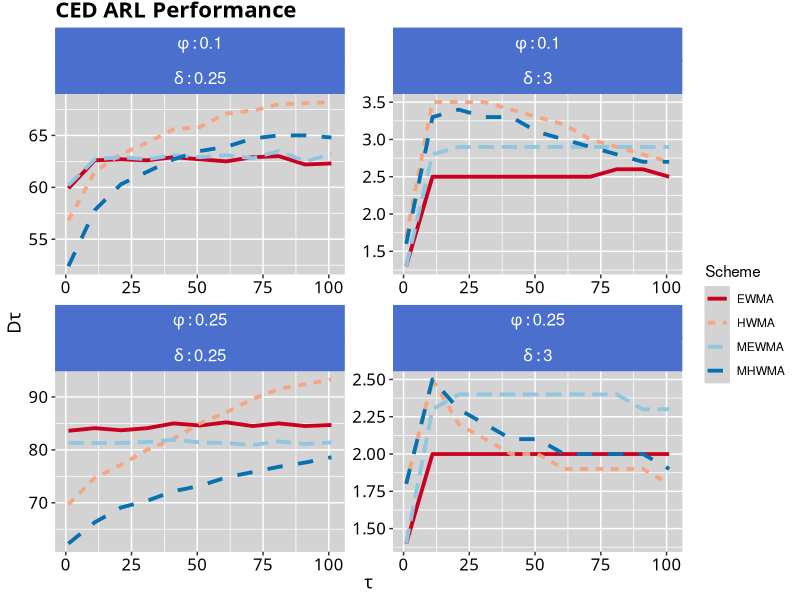
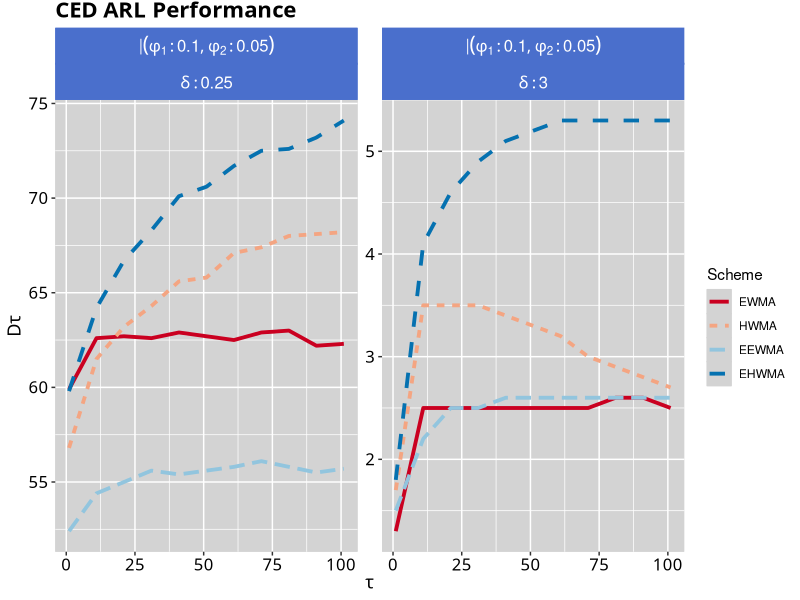
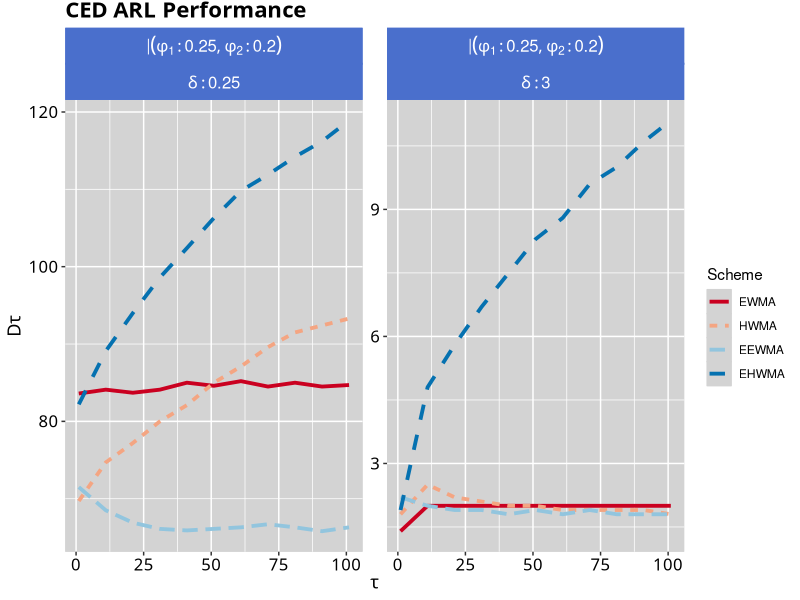
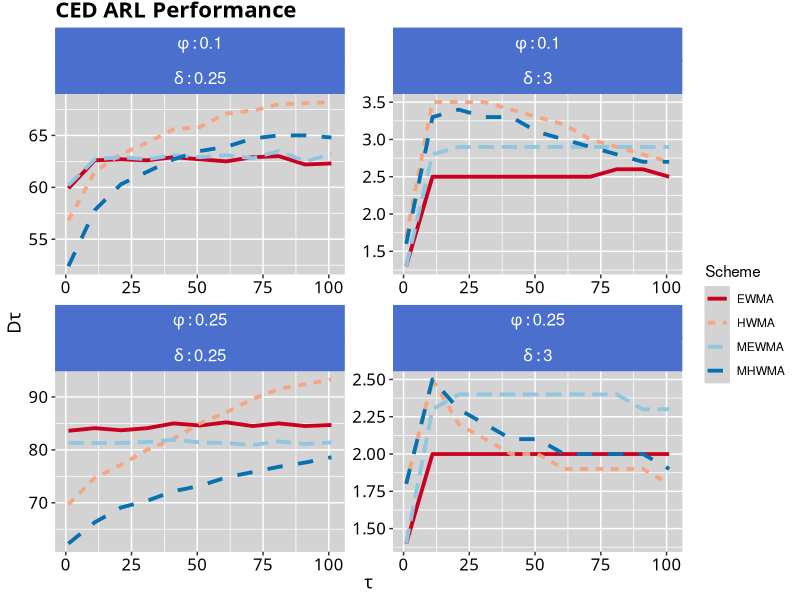
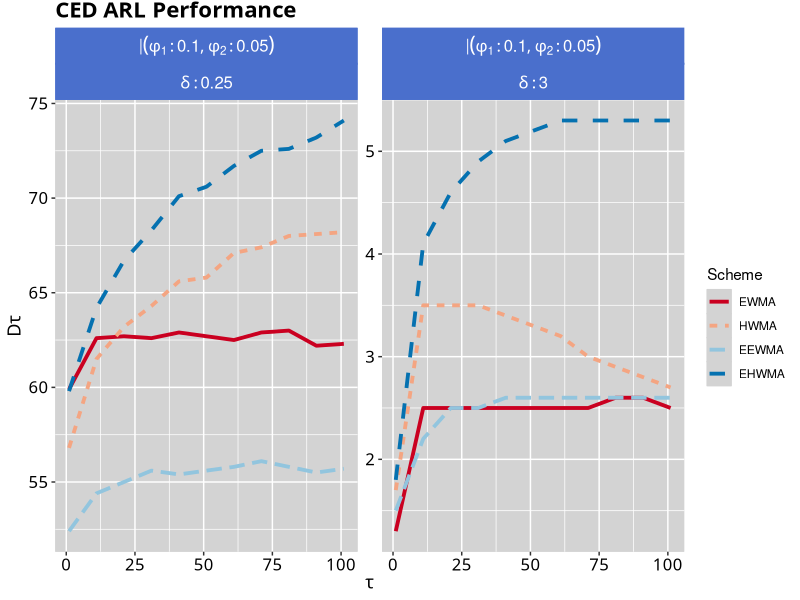
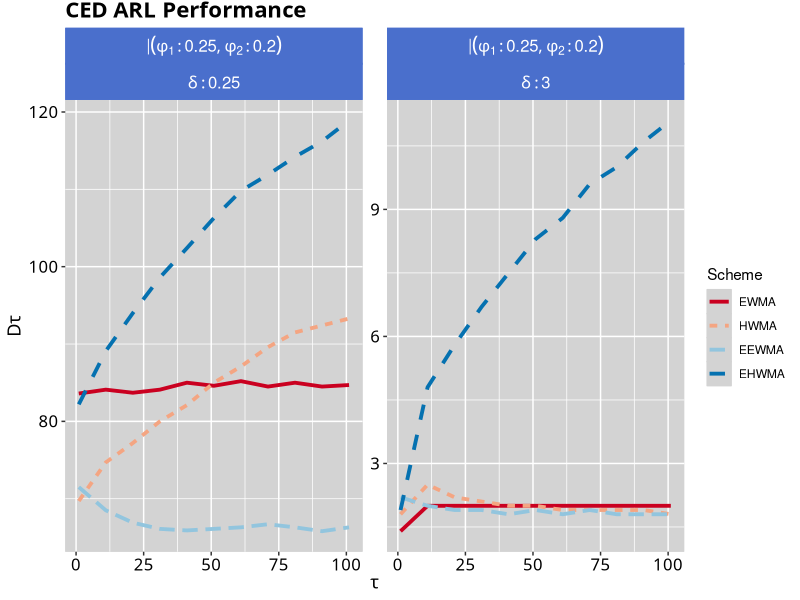

The R source for these figures, in order:
setwd("~/Masters/Research/Main_Code")


library(ggplot2)
library(readr)
library(tidyr)
library(dplyr)
library(RColorBrewer)

HWMA_results_df <- read_csv("results/univariate_results/ced/HWMA_CED_results.csv")
EWMA_results_df <- read_csv("results/univariate_results/ced/EWMA_CED_results.csv")
EHWMA_results_df <- read_csv("results/univariate_results/ced/EHWMA_CED_results.csv")
EEWMA_results_df <- read_csv("results/univariate_results/ced/EEWMA_CED_results.csv")
MHWMA_results_df <- read_csv("results/univariate_results/ced/MHWMA_CED_results.csv")
MEWMA_results_df <- read_csv("results/univariate_results/ced/MEWMA_CED_results.csv")

cols_of_interest = c("Tau","ARL","Delta","Phi","Parameter_string","Scheme")

#add scheme
HWMA_results_df$Scheme <- "HWMA"
EHWMA_results_df$Scheme <- "EHWMA"
MHWMA_results_df$Scheme <- "MHWMA"

EWMA_results_df$Scheme <- "EWMA"
EEWMA_results_df$Scheme <- "EEWMA"
MEWMA_results_df$Scheme <- "MEWMA"

dontwants <- c("phi=0.1,phi2=0.09","phi=0.1,phi2=0.01","phi=0.25,phi2=0.1","phi=0.25,phi2=0.05")

EEWMA_results_df <- EEWMA_results_df[!(EEWMA_results_df$Parameter_string %in% dontwants),]
EHWMA_results_df <- EHWMA_results_df[!(EHWMA_results_df$Parameter_string %in% dontwants),]

#Alt HWMA, EWMA
HWMA_results_df$Parameter_string[HWMA_results_df$Phi == 0.1] <- "phi[1] :0.1 | phi[2] :0.05"
HWMA_results_df$Parameter_string[HWMA_results_df$Phi == 0.25] <- "phi[1] :0.25 | phi[2] :0.2"
EHWMA_results_df$Parameter_string[EHWMA_results_df$Phi == 0.1] <- "phi[1] :0.1 | phi[2] :0.05"
EHWMA_results_df$Parameter_string[EHWMA_results_df$Phi == 0.25] <- "phi[1] :0.25 | phi[2] :0.2"

EWMA_results_df$Parameter_string[EWMA_results_df$Phi == 0.1] <- "phi[1] :0.1 | phi[2] :0.05"
EWMA_results_df$Parameter_string[EWMA_results_df$Phi == 0.25] <- "phi[1] :0.25 | phi[2] :0.2"
EEWMA_results_df$Parameter_string[EEWMA_results_df$Phi == 0.1] <- "phi[1] :0.1 | phi[2] :0.05"
EEWMA_results_df$Parameter_string[EEWMA_results_df$Phi == 0.25] <- "phi[1] :0.25 | phi[2] :0.2"

main_mod_df <- rbind(HWMA_results_df[cols_of_interest],
                     EWMA_results_df[cols_of_interest],
                     MHWMA_results_df[cols_of_interest],
                     MEWMA_results_df[cols_of_interest])

cols_of_interest = c("Tau","ARL","Delta","Parameter_string","Scheme")

main_ex_df <- rbind(HWMA_results_df[cols_of_interest],
                    EWMA_results_df[cols_of_interest],
                    EHWMA_results_df[cols_of_interest],
                    EEWMA_results_df[cols_of_interest])

#MODIFIED
main_mod_df$Delta <- as.factor(main_mod_df$Delta)
main_mod_df$Scheme <- factor(main_mod_df$Scheme,levels= c("EWMA","HWMA","MEWMA","MHWMA"))
main_mod_df$Phi <- paste("phi :",main_mod_df$Phi,sep = '')
main_mod_df$Delta <- paste("delta :",main_mod_df$Delta,sep = '')
main_mod_df$ARL <- round(main_mod_df$ARL,1)

#EXTENDED
main_ex_df$Delta <- as.factor(main_ex_df$Delta)
main_ex_df$Scheme <- factor(main_ex_df$Scheme,levels= c("EWMA","HWMA","EEWMA","EHWMA"))
main_ex_df$Delta <- paste("delta :",main_ex_df$Delta,sep = '')
main_ex_df$ARL <- round(main_ex_df$ARL,1)

main_ex_df_1 <- main_ex_df[main_ex_df$Parameter_string == "phi[1] :0.1 | phi[2] :0.05",]
main_ex_df_2 <- main_ex_df[main_ex_df$Parameter_string == "phi[1] :0.25 | phi[2] :0.2",]

theme_main <- function(){ 
  font <- "CenturySch"   #assign font family up front
  
  theme_gray() %+replace%    #replace elements we want to change
    
    theme(
      
      #grid elements
      #panel.grid.major = element_blank(),    #strip major gridlines
      #panel.grid.minor = element_blank(),    #strip minor gridlines
      #axis.ticks = element_blank(),          #strip axis ticks
      
      #since theme_minimal() already strips axis lines, 
      #we don't need to do that again
      
      #text elements
      plot.title = element_text(             #title
        family = font,            #set font family
        size = 16,                #set font size
        face = 'bold',            #bold typeface
        hjust = 0,                #left align
        vjust = 2),               #raise slightly
      
      plot.subtitle = element_text(          #subtitle
        family = font,            #font family
        size = 14),               #font size
      
      plot.caption = element_text(           #caption
        family = font,            #font family
        size = 9,                 #font size
        hjust = 1),               #right align
      
      axis.title = element_text(             #axis titles
        family = font,            #font family
        size = 13,
        face="bold"),               #font size
      
      axis.text = element_text(              #axis text
        family = font,            #axis famuly
        size = 12),                #font size
      
      strip.text.x = element_text(
        size = 12,
        color = "white"
      ),
      strip.text.y = element_text(
        size = 12,
        angle = 270,
        color = "white"
      ),
      strip.background = element_rect(
        color="#4a6fcc", fill="#4a6fcc", size=0.7, linetype="solid"
      ),
      panel.background = element_rect(fill = "lightgrey",
                                      colour = "lightgrey",
                                      size = 0.5, linetype = "solid"),
      panel.grid.major = element_line(size = 0.5, linetype = 'solid',
                                      colour = "white"), 
      panel.grid.minor = element_line(size = 0.25, linetype = 'solid',
                                      colour = "white")
      
      #since the legend often requires manual tweaking 
      #based on plot content, don't define it here
    )
}

mod_plot <- main_mod_df %>%
  ggplot(aes(x=Tau,y=ARL,col=Scheme,linetype=Scheme))+
  geom_path(size=1.3)+
  scale_color_brewer(palette="RdBu")+
  facet_wrap(Phi~Delta,scales = "free",labeller = label_parsed) +
  #facet_grid(rows = vars(Phi),cols = vars(Delta),scales = "free",labeller = label_parsed)+
  labs(title = "CED ARL Performance")+
  xlab(expression(paste(tau)))+
  ylab(expression(paste('D',tau)))+
  theme_main()

print(mod_plot)
ggsave(plot=mod_plot,
       filename= "modified_CED_compare_plot_univariate.png",
       path = "results/Plots",
       dpi=320,
       width=8.70,
       height=5.95,
)

ex_plot1 <- main_ex_df_1 %>%
  ggplot(aes(x=Tau,y=ARL,col=Scheme,linetype=Scheme))+
  geom_path(size=1.3)+
  scale_color_brewer(palette="RdBu")+
  facet_wrap( Parameter_string~Delta,scales = "free",labeller = label_parsed) +
  #facet_grid(rows = vars(Phi),cols = vars(Delta),scales = "free",labeller = label_parsed)+
  labs(title = "CED ARL Performance")+
  xlab(expression(paste(tau)))+
  ylab(expression(paste('D',tau)))+
  theme_main()

ex_plot2 <- main_ex_df_2 %>%
  ggplot(aes(x=Tau,y=ARL,col=Scheme,linetype=Scheme))+
  geom_path(size=1.3)+
  scale_color_brewer(palette="RdBu")+
  facet_wrap( Parameter_string~Delta,scales = "free",labeller = label_parsed) +
  #facet_grid(rows = vars(Phi),cols = vars(Delta),scales = "free",labeller = label_parsed)+
  labs(title = "CED ARL Performance")+
  xlab(expression(paste(tau)))+
  ylab(expression(paste('D',tau)))+
  theme_main()

print(ex_plot1)
print(ex_plot2)
ggsave(plot=ex_plot1,
       filename= "extended_CED_compare_plot_univariate_1.png",
       path = "results/Plots",
       dpi=320,
       width=8.70,
       height=5.95,
)
ggsave(plot=ex_plot2,
       filename= "extended_CED_compare_plot_univariate_2.png",
       path = "results/Plots",
       dpi=320,
       width=8.70,
       height=5.95,
)
